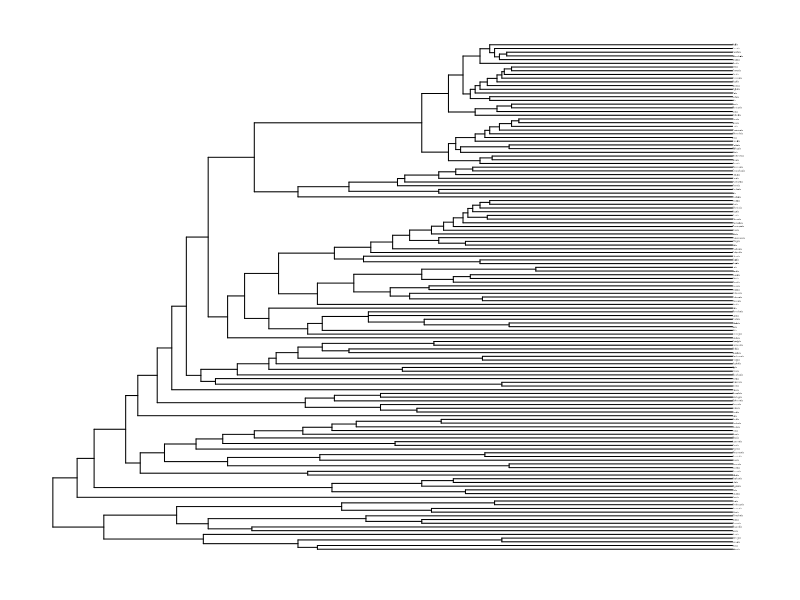

Generate this figure with R:
library(ape)


### Name: bird.families
### Title: Phylogeny of the Families of Birds From Sibley and Ahlquist
### Aliases: bird.families
### Keywords: datasets

### ** Examples

data(bird.families)
op <- par()
par(cex = 0.3)
plot(bird.families)
par(op)
